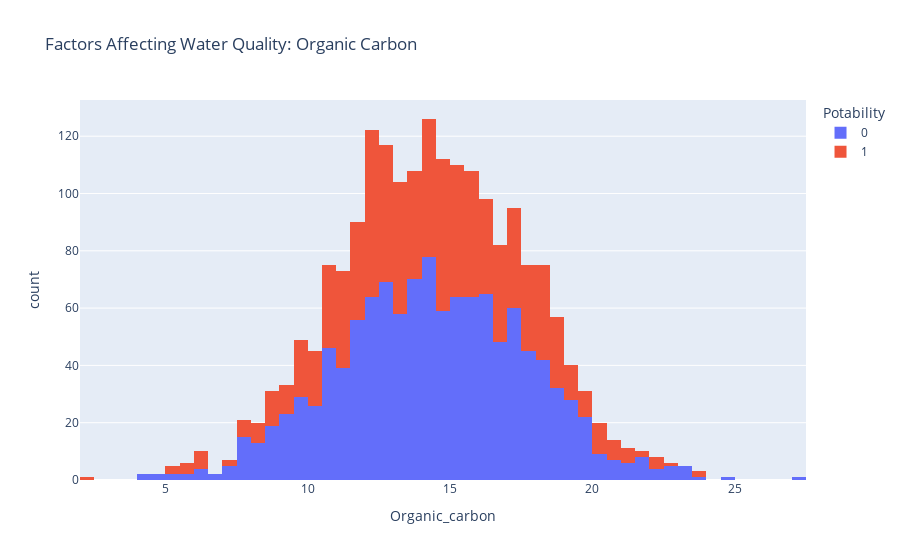

Here is the notebook cell this chart was saved with:
### Code cell
figure = px.histogram(data, x = "Organic_carbon",  color = "Potability", title= "Factors Affecting Water Quality: Organic Carbon")
figure.show()

### Figure 1 — Plotly figure (JSON) as saved in the notebook; plotly's stock layout.template omitted (floating-point values rounded to 4 significant figures; data arrays with more than 128 entries replaced by an {"elided": "..."} marker saying what was removed)
{"data": [{"alignmentgroup": "True", "bingroup": "x", "hovertemplate": "Potability=0<br>Organic_carbon=%{x}<br>count=%{y}<extra></extra>", "legendgroup": "0", "marker": {"color": "#636efa", "pattern": {"shape": ""}}, "name": "0", "offsetgroup": "0", "orientation": "v", "showlegend": true, "type": "histogram", "x": {"elided": "1200 float values"}, "xaxis": "x", "yaxis": "y"}, {"alignmentgroup": "True", "bingroup": "x", "hovertemplate": "Potability=1<br>Organic_carbon=%{x}<br>count=%{y}<extra></extra>", "legendgroup": "1", "marker": {"color": "#EF553B", "pattern": {"shape": ""}}, "name": "1", "offsetgroup": "1", "orientation": "v", "showlegend": true, "type": "histogram", "x": {"elided": "811 float values"}, "xaxis": "x", "yaxis": "y"}], "layout": {"barmode": "relative", "legend": {"title": {"text": "Potability"}, "tracegroupgap": 0}, "title": {"text": "Factors Affecting Water Quality: Organic Carbon"}, "xaxis": {"anchor": "y", "domain": [0, 1], "title": {"text": "Organic_carbon"}}, "yaxis": {"anchor": "x", "domain": [0, 1], "title": {"text": "count"}}}}
